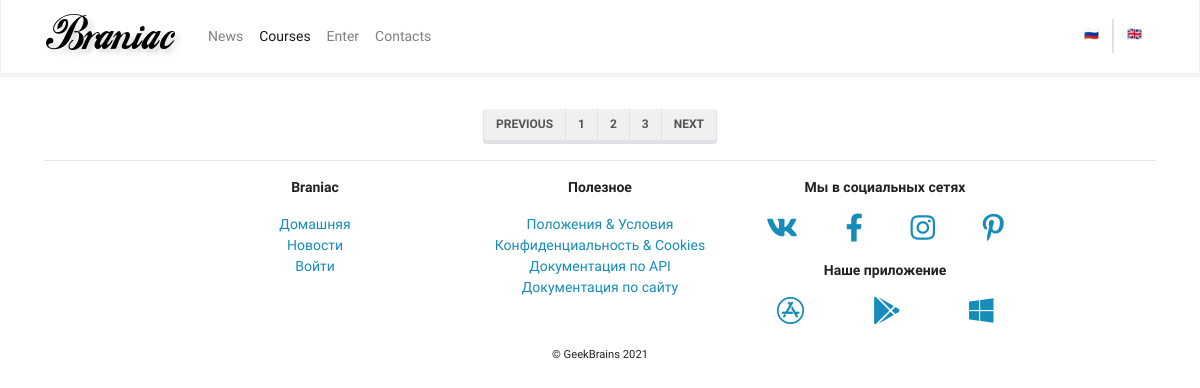
The app's page /mainapp/courses/, older data.
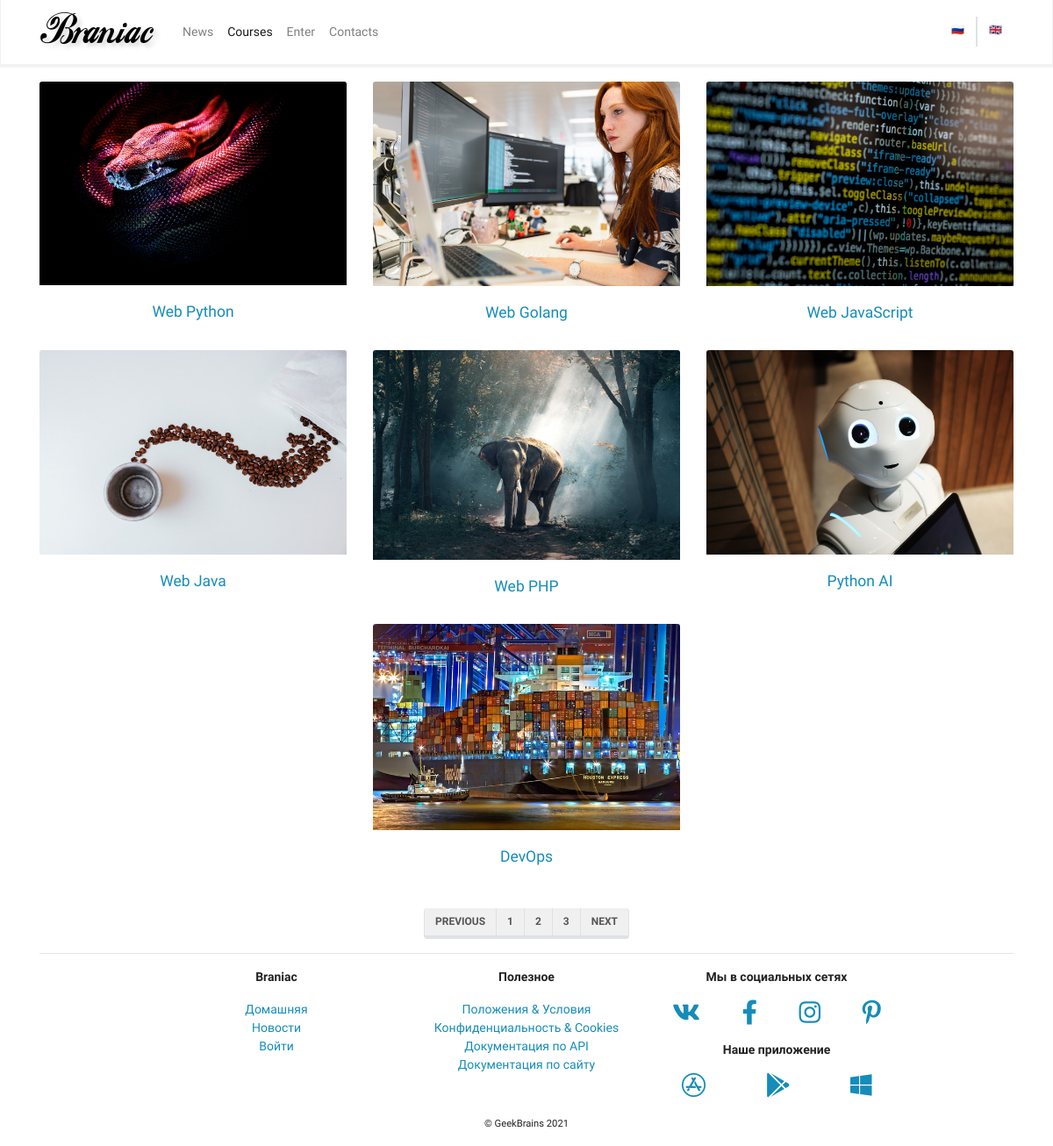
The same page, newer data.
### mainapp/models.py (models this page shows, shortened)
class Courses(models.Model):
    objects = CoursesManager()
    name = models.CharField(max_length=256, verbose_name="Name")
    description = models.TextField(verbose_name="Description", blank=True, null=True)
    description_as_markdown = models.BooleanField(verbose_name="As markdown", default=False)
    cost = models.DecimalField(max_digits=8, decimal_places=2, verbose_name="Cost", default=0)
    cover = models.CharField(max_length=25, default="no_image.svg", verbose_name="Cover")
    created = models.DateTimeField(auto_now_add=True, verbose_name="Created")
    updated = models.DateTimeField(auto_now=True, verbose_name="Edited")
    deleted = models.BooleanField(default=False)

### mainapp/views.py (the view)
class CoursesListView(TemplateView):
    template_name = "mainapp/courses_list.html"
    def get_context_data(self, **kwargs):
        context = super(CoursesListView, self).get_context_data(**kwargs)
        context["objects"] = mainapp_models.Courses.objects.all()[:7]
        return context

### mainapp/context_processors/example.py (called while the page is built)
def simple_context_processor(request):
    return {"foo": "bar"}

### mainapp/models.py (called while the page is built)
    def get_queryset(self):
        return super().get_queryset().filter(deleted=False)

### mainapp/templates/mainapp/courses_list.html (shortened to what this page needs)
{% extends 'base.html' %}
{% load static %}
{% block content %}
  <div class="row justify-content-center mt-3">
    {% for item in objects %}
      <div class="card col-sm-12 col-md-6 col-lg-4 border-0">
        <a href="{% url 'mainapp:courses_detail' pk=item.pk %}">
          <img src="{% static item.cover %}" class="card-img-top">
          <div class="card-body">
            <h5 class="card-title text-center">{{ item.name }}</h5>
          </div>
        </a>
      </div>
    {% endfor %}
  </div>
  <div class="row justify-content-center align-items-center mt-3 mb-n3">
    <nav aria-label="Page navigation example">
      <ul class="pagination">
        <li class="page-item"><a class="page-link" href="#">Previous</a></li>
        <li class="page-item"><a class="page-link" href="#">1</a></li>
        <li class="page-item"><a class="page-link" href="#">2</a></li>
        <li class="page-item"><a class="page-link" href="#">3</a></li>
        <li class="page-item"><a class="page-link" href="#">Next</a></li>
      </ul>
    </nav>
  </div>
{% endblock content %}

### templates/base.html (shortened to what this page needs)
{% load static %}
<!doctype html>
<html lang="ru">
  <head>
    <link rel="stylesheet" href="{% static 'css/bootstrap.min.css' %}">
    <link rel="stylesheet" href="{% static 'css/Chart.min.css' %}">
    <link rel="stylesheet" href="{% static 'css/fontawesome.all.min.css' %}">
  </head>
  <body>
    {% include 'includes/main_menu.html' %}
    {% block messages %}
      {% include 'includes/messages.html' %}
    {% endblock messages %}
    <div class="container-md">
      {% block content %}{% endblock content %}
    </div>
    <div class="container-lg mt-auto">
      <hr>
      <div class="row justify-content-center">
        <div class="col-sm-6 col-md-3 text-center">
          <p>
            <strong>Braniac</strong>
          </p>
          <p>
            <ul class="list-unstyled">
              <li><a href="{% url 'mainapp:main_page' %}">Домашняя</a></li>
              <li><a href="{% url 'mainapp:news' %}">Новости</a></li>
              {% if user.is_authenticated %}
                <li><a href="{% url 'authapp:logout' %}">Выйти</a></li>
              {% else %}
                <li><a href="{% url 'authapp:login' %}">Войти</a></li>
              {% endif %}
            </ul>
          </p>
        </div>
        <div class="col-sm-6 col-md-3 text-center">
          <p>
            <strong>Полезное</strong>
          </p>
          <p>
            <ul class="list-unstyled">
              <li><a href="#">Положения &amp; Условия</a></li>
              <li><a href="#">Конфиденциальность &amp; Cookies</a></li>
              <li><a href="#">Документация по API</a></li>
              <li><a href="{% url 'mainapp:doc_site' %}">Документация по сайту</a>
              </li>
            </ul>
          </p>
        </div>
        <div class="col-sm-6 col-md-3 text-center">
          <p>
            <strong>Мы в социальных сетях</strong>
          </p>
          <p>
            <div class="row justify-content-around">
              <div><a href="#"><i class="fab fa-vk fa-2x"></i></a></div>
              <div><a href="#"><i class="fab fa-facebook-f fa-2x"></i></a>
              </div>
              <div><a href="#"><i class="fab fa-instagram fa-2x"></i></a>
              </div>
              <div><a href="#"><i class="fab fa-pinterest-p fa-2x"></i></a></div>
            </div>
          </p>
          <p>
            <strong>Наше приложение</strong>
          </p>
          <p>
            <div class="row justify-content-around">
              <div><a href="#"><i class="fab fa-app-store fa-2x"></i></a>
              </div>
              <div><a href="#"><i class="fab fa-google-play fa-2x"></i></a></div>
              <div><a href="#"><i class="fab fa-windows fa-2x"></i></a>
              </div>
            </div>
          </p>
        </div>
      </div>
      <div class="row justify-content-center">
        <div>
          <p><small>&copy; GeekBrains 2021</small></p>
        </div>
      </div>
    </div>
  </body>
</html>

### templates/includes/main_menu.html (shortened to what this page needs)
{% load static i18n %}
<nav class="navbar navbar-expand-lg navbar-light bg-light">
  <div class="container">
    <a class="navbar-brand" href="{% url 'mainapp:main_page' %}">
      <img src="{% static 'img/logo.png' %}" alt="">
    </a>
    <div class="collapse navbar-collapse" id="navbarSupportedContent">
      <ul class="navbar-nav mr-auto">
        <li
          class="nav-item {% if request.resolver_match.view_name == 'mainapp:news' %}active{% endif %}">
          <a class="nav-link" href="{% url 'mainapp:news' %}">
            {% translate "News" %}
          </a>
        </li>
        <li
          class="nav-item {% if request.resolver_match.view_name == 'mainapp:courses' %}active{% endif %}">
          <a class="nav-link" href="{% url 'mainapp:courses' %}">
            {% translate "Courses" %}
          </a>
        </li>
        {% if user.is_authenticated %}
          <li class="nav-item dropdown">
            <a class="nav-link dropdown-toggle" href="#" id="ddProfile"
              role="button" data-toggle="dropdown" aria-haspopup="true"
              aria-expanded="false">
              {% translate "Profile" %}
            </a>
            <div class="dropdown-menu" aria-labelledby="ddProfile">
              <a class="dropdown-item"
                href="{% url 'authapp:profile_edit' pk=request.user.pk %}">Редактировать
                профиль</a>
              <a class="dropdown-item" href="#">Мои курсы</a>
              <div class="dropdown-divider"></div>
              <a class="dropdown-item" href="#">Модерация</a>
              {% if user.is_superuser %}
                <a class="dropdown-item" href="{% url 'admin:index' %}"
                  target="_blank">Административный
                  раздел</a>
                <a class="dropdown-item" href="{% url 'mainapp:log_view' %}"
                  target="_blank">Лог</a>
              {% endif %}
              <div class="dropdown-divider"></div>
              <a class="dropdown-item" href="{% url 'authapp:logout' %}">Выход</a>
            </div>
          </li>
        {% else %}
          <li class="nav-item">
            <a class="nav-link" href="{% url 'authapp:login' %}">
              {% translate "Enter" %}
            </a>
          </li>
        {% endif %}
        <li
          class="nav-item {% if request.resolver_match.view_name == 'mainapp:contacts' %}active{% endif %}">
          <a class="nav-link" href="{% url 'mainapp:contacts' %}">
            {% translate "Contacts" %}
          </a>
        </li>
      </ul>
      <div class="row justify-content-end m-0">
        <div class="col p-0 border-right">
          <form action="{% url 'set_language' %}" method="post">
            <button type="submit" class="btn btn-link">🇷🇺</button>
          </form>
        </div>
        <div class="col p-0 border-left">
          <form action="{% url 'set_language' %}" method="post">
            <button type="submit" class="btn btn-link">🇬🇧</button>
          </form>
        </div>
      </div>
    </div>
  </div>
</nav>

### templates/includes/messages.html (shortened to what this page needs)
<div class="position-absolute w-100" style="z-index: 1;">
</div>

Row changes from the older to the newer data that the page shows:
added Courses: cover (picture), name "Web Python"
added Courses: cover (picture), name "Web Golang"
added Courses: cover (picture), name "Web JavaScript"
added Courses: cover (picture), name "Web Java"
added Courses: cover (picture), name "Web PHP"
added Courses: cover (picture), name "Python AI"
added Courses: cover (picture), name "DevOps"
